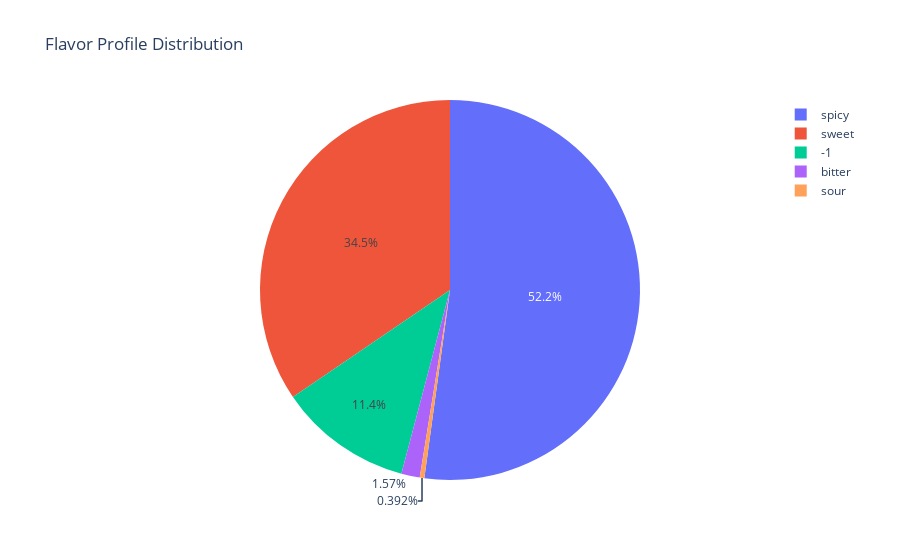

Notebook source saved alongside this figure:
### Markdown cell above
## Q8) Show the distribution of flavors in a pie chart.

### Code cell
fig = px.pie(food, names='flavor_profile', title='Flavor Profile Distribution')
fig.show()

### Figure 1 — Plotly figure (JSON) as saved in the notebook; plotly's stock layout.template omitted (floating-point values rounded to 4 significant figures; data arrays with more than 128 entries replaced by an {"elided": "..."} marker saying what was removed)
{"data": [{"domain": {"x": [0, 1], "y": [0, 1]}, "hovertemplate": "flavor_profile=%{label}<extra></extra>", "labels": {"elided": "255 str values"}, "legendgroup": "", "name": "", "showlegend": true, "type": "pie"}], "layout": {"legend": {"tracegroupgap": 0}, "title": {"text": "Flavor Profile Distribution"}}}
